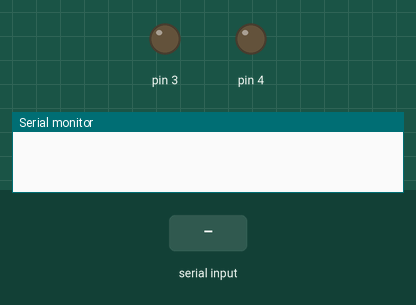
Recording of a sketch running on a simulated Arduino Uno, built with avr-gcc and run on an emulated ATmega328P. Parts: output pins drawn as LEDs (lit = HIGH), the last lines printed to the serial monitor. The inputs (shaded band) are chosen by the test bench.

Above: at 1.2 s.
1.3 s: "a" received over the second serial link
At 2.4 s:
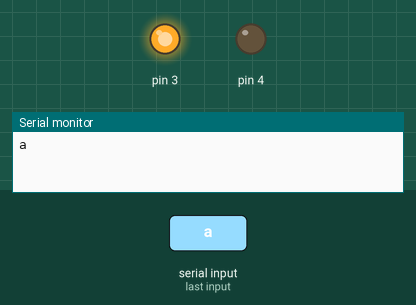
2.8 s: "b" received over the second serial link
At 3.5 s:
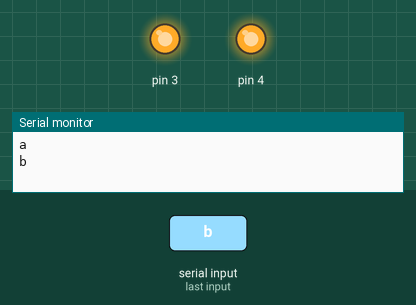
4.3 s: "A" received over the second serial link
At 4.7 s:
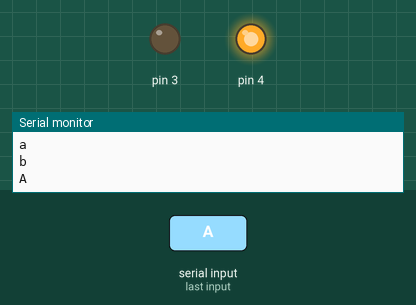
Timing chart, 0 to 7.3 s (numbered marks = the images above; inputs shaded):
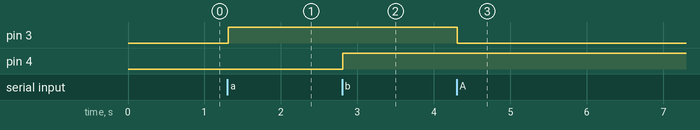

Measured:
- after the input at 1.3 s, pin 3: LOW → HIGH at once
- after the input at 2.8 s, pin 4: LOW → HIGH at once
- after the input at 4.3 s, pin 3: HIGH → LOW at once

The sketch:

sketch_apr07d.ino
```cpp
#include <SoftwareSerial.h>

SoftwareSerial BT(10,11); //TX,RX respectively

void setup() {
  // put your setup code here, to run once:

BT.begin(9600);
Serial.begin(9600);
pinMode(3,OUTPUT);
pinMode(4,OUTPUT);
}

void loop() {
 // put your main code here, to run repeatedly:
 while(BT.available()){
   delay(10);
   char c= BT.read();
   Serial.println(c);
   if(c=='a')
   {
     digitalWrite(3,HIGH);
   }
    if(c=='A')
   {
     digitalWrite(3,LOW);
   }
    if(c=='b')
   {
     digitalWrite(4,HIGH);
   }
    if(c=='B')
   {
     digitalWrite(4,LOW);
   }
 }
}
```
